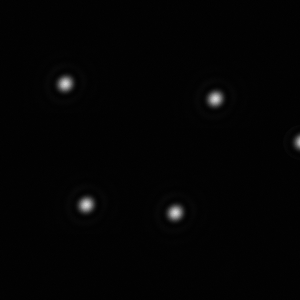
#> input picture test.bmp, 300 x 300 px
$ python main.py
#> lines starting #> are read from the running program, lines starting #| are printed output that depends on the picture; after the words box and inside, x2 and y2 are one past the last pixel; in counts of white or black regions, pixels touching at a corner belong together
#########################################################
# Detectção de Picos em imagens monocromáticas          #
# Peak Detection on monochrome pictures                 #
#                                                       #
# Author: Matheus J. Castro                             #
# Created on Jul 2019                                   #
#                                                       #
##########################################################

import numpy as np
import matplotlib.pyplot as plt
from PIL import Image


def peak_detection(data, half_window=50, threshold=50):
    n, m = data.shape
    peaks = np.zeros(n * m).reshape(n, m)
    for i in range(n):
        imin = i - half_window
        imax = i + half_window
        if imin < 0:
            imin = 0
        if imax >= n:
            imax = n - 1

        for j in range(m):
            jmin = j - half_window
            jmax = j + half_window
            if jmin < 0:
                jmin = 0
            if jmax >= m:
                jmax = m - 1

            if (data[i, j] == data[imin:imax, jmin:jmax].max()) and (data[i, j] > threshold):
                peaks[i, j] = 1

    peaks = peaks.reshape(n * m, )
    ch_peaks = np.arange(0, n * m)[peaks == 1]
    peaks = peaks.reshape(n, m)

    return ch_peaks, peaks


def rescale_array(peak1, data):
    n, m = data.shape
    data = np.arange(0, n * m).reshape(n, m)
    peak2 = np.zeros(len(peak1)*2).reshape(len(peak1), 2)
    for k in range(len(peak1)):
        for i in range(n):
            for j in range(m):
                if peak1[k] == data[j, i]:
                    peak2[k, 0] = i
                    peak2[k, 1] = j
    return peak2


def peak_profile(image, peaks):
    linha = peaks[0, 1]
    # linha = 277 #escolha da linha de perfil manual
    lista = np.zeros(image.shape[0])
    tamanho = 0

    for i in range(len(lista)):
        lista[i] = image[int(linha), i]

    no_peak = True
    for i in range(peaks.shape[0]):
        if peaks[i, 1] == linha:
            tamanho += 1
            no_peak = False

    if no_peak:
        return np.zeros(image.shape[0]), 0, [0, 0], [0, 0]

    peak_x = np.zeros(tamanho)
    peak_y = np.zeros(tamanho)

    count = 0
    for i in range(peaks.shape[0]):
        if peaks[i, 1] == linha:
            peak_x[count] = peaks[i, 0]
            peak_y[count] = image[int(linha), int(peak_x[count])]
            count += 1

    return lista, linha, peak_x, peak_y


# imag = Image.open("800,800.bmp")
imag = Image.open("test.bmp")
#> imag is the input picture: PIL image 300x300 L; min 0, max 210, mean 3.6
# imag.show()

im = np.asarray(imag)

peak_list, peak_array = peak_detection(im, half_window=10, threshold=10)
#> after the loop in peak_detection, `for i in range(n):`:
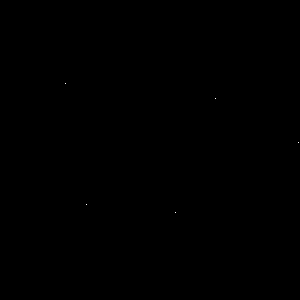
#> peaks: shape (300, 300) float64; values 0 (black) and 1 (white), 0.01% white in thin lines or dots, all inside (x1, y1, x2, y2) = (65, 83, 299, 213)
#> peak_list = [24965, 29615, 42898, 61286, 63775]
peak_xy = rescale_array(peak_list, im)
#> in rescale_array, `peak2 = np.zeros(len(peak1)*2).reshape(len(peak1), 2)`: peak2 = [[0, 0], [0, 0], [0, 0], [0, 0], [0, 0]]
#> the loop in rescale_array, `for k in range(len(peak1)):` made 5 passes
#> after the loop in rescale_array, `for k in range(len(peak1)):`: peak2 = [[65, 83], [215, 98], [298, 142], [86, 204], [175, 212]]
#> peak_xy has the same summary as peak2 in rescale_array
print(peak_list)
#| [24965 29615 42898 61286 63775]
print(peak_xy)
#| [[ 65.  83.]
#|  [215.  98.]
#|  [298. 142.]
#|  [ 86. 204.]
#|  [175. 212.]]
# np.savetxt("data.txt", peak_array)


perfil, line, peak_perfil_x, peak_perfil_y = peak_profile(im, peak_xy)
#> in peak_profile, `linha = peaks[0, 1]`: linha = 83
#> after the loop in peak_profile, `for i in range(len(lista)):`: lista = 300 values, max 210 at index 65, min 1 at index 110, mean 10.72
#> after the loop in peak_profile, `for i in range(peaks.shape[0]):`: tamanho = 1
#> after the loop in peak_profile, `for i in range(peaks.shape[0]):`: peak_x = [65]; peak_y = [210]
#> perfil has the same summary as lista in peak_profile; line = 83; peak_perfil_x = [65]; peak_perfil_y = [210]


plt.figure(figsize=(15, 4))
plt.subplot(131)
plt.title("Matriz da Imagem")
plt.xlabel("Pixel")
plt.ylabel("Pixel")
plt.imshow(im)

plt.subplot(132)
plt.xlim(0, 300)
plt.ylim(300, 0)
plt.title("Matriz de Detecção de Pico")
plt.xlabel("Pixel")
plt.ylabel("Pixel")
#plt.xlabel("Pico em: {}".format(peak_xy))
plt.imshow(peak_array)

plt.subplot(133)
plt.title("Perfil na Linha {} (pico)".format(line))
plt.xlabel("Posição x na matriz")
plt.ylabel("Counts")
plt.plot(np.arange(0, im.shape[0]), perfil)
plt.plot(peak_perfil_x, peak_perfil_y, " ", marker="o", markersize=5)
plt.annotate("Pico: {}".format(peak_xy[0]), xy=(peak_perfil_x[0], peak_perfil_y[0]), arrowprops=dict(arrowstyle='->'),
             xytext=(150, 150))
plt.savefig("plot.png", format='png')
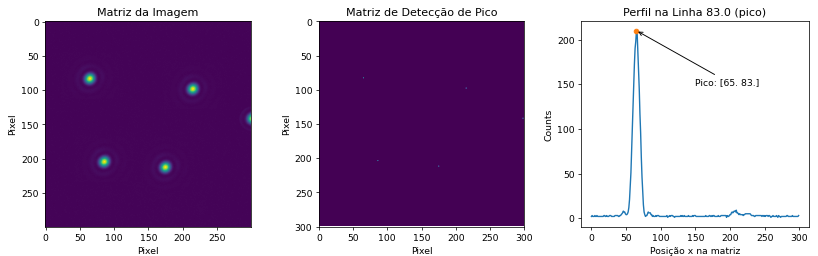
#> figure drawn by matplotlib, 3 panels; panel 3: curve peaks at x = 65, y = 210
plt.show()

$ run again, with 800,800.bmp copied over test.bmp
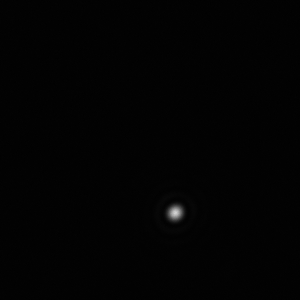
#> input picture 800,800.bmp, 300 x 300 px
#> imag is the input picture: PIL image 300x300 L; min 0, max 210, mean 2.5
#> peak_list = [63775]
#> in rescale_array, `peak2 = np.zeros(len(peak1)*2).reshape(len(peak1), 2)`: peak2 = [[0, 0]]
#> the loop in rescale_array, `for k in range(len(peak1)):` made 1 pass
#> after the loop in rescale_array, `for k in range(len(peak1)):`: peak2 = [[175, 212]]
#| [63775]
#| [[175. 212.]]
#> linha = 212
#> after the loop in peak_profile, `for i in range(len(lista)):`: lista = 300 values, max 210 at index 175, min 1 at index 34, mean 10.26
#> after the loop in peak_profile, `for i in range(peaks.shape[0]):`: tamanho = 1
#> after the loop in peak_profile, `for i in range(peaks.shape[0]):`: peak_x = [175]; peak_y = [210]
#> perfil has the same summary as lista in peak_profile; line = 212; peak_perfil_x = [175]; peak_perfil_y = [210]
#> `plt.savefig("plot.png", format='png')`:
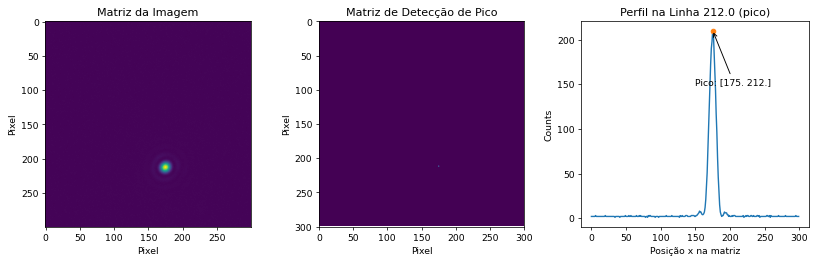
#> figure drawn by matplotlib, 3 panels; panel 3: curve peaks at x = 175, y = 210
